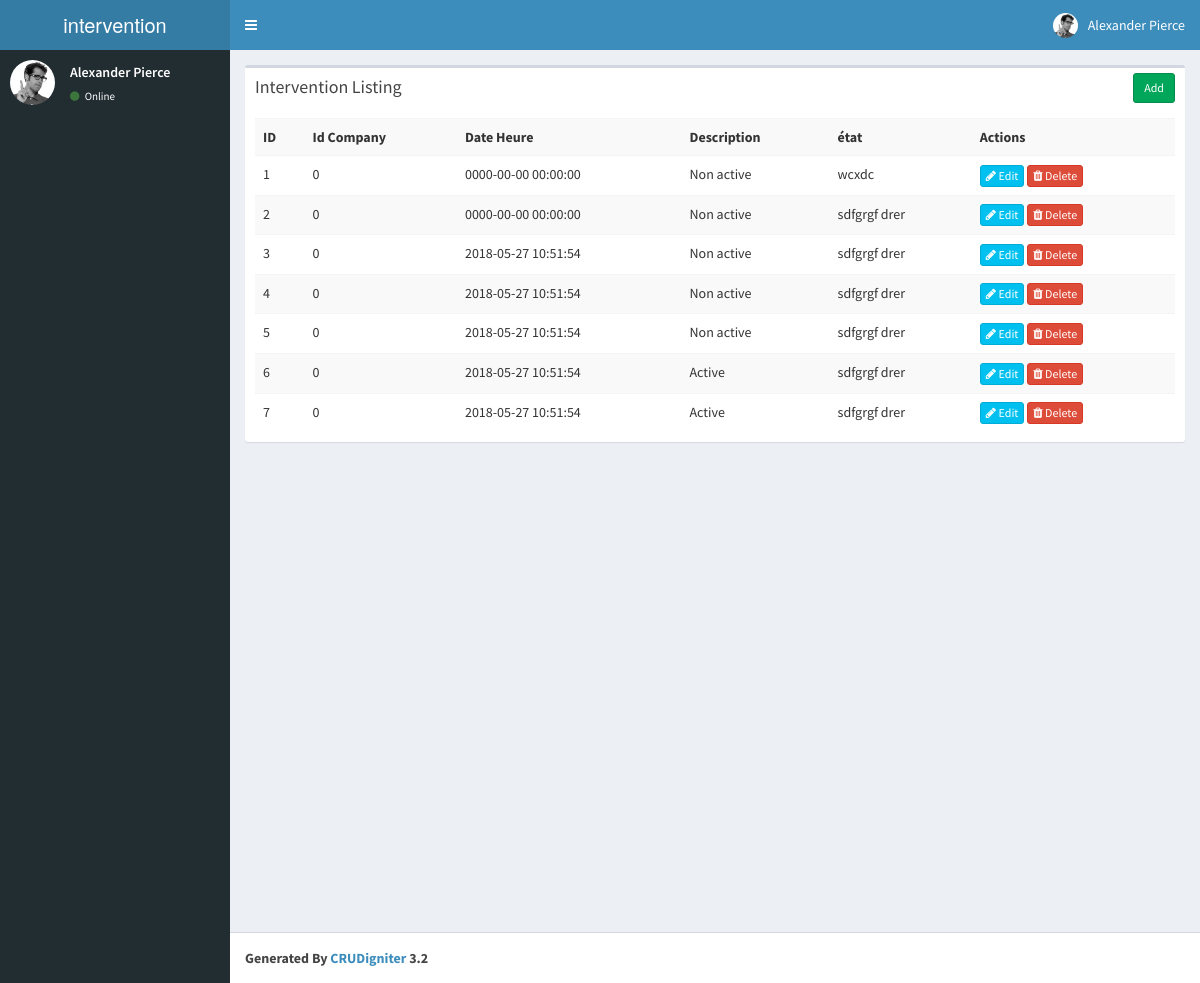
The page /index.php/intervention/client_list on the database as committed earlier.
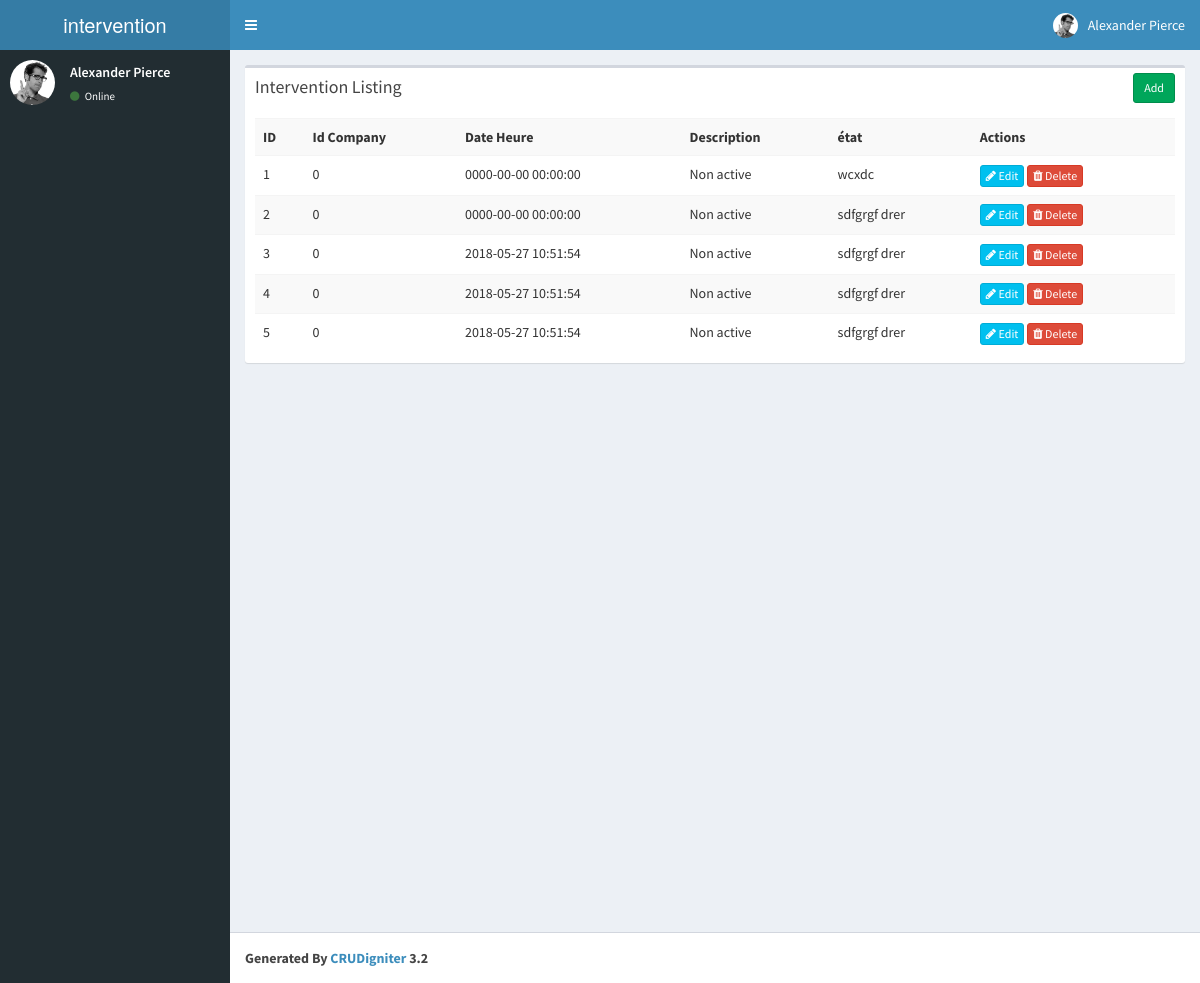
The same page on the database as committed later.
### tables this page shows
CREATE TABLE `intervention` (
  `id` int(10) NOT NULL AUTO_INCREMENT,
  `date_heure` datetime DEFAULT NULL,
  `description` varchar(500) DEFAULT NULL,
  `id_company` int(10) DEFAULT NULL,
  `id_user` int(10) DEFAULT NULL,
  `active` int(1) DEFAULT '0',
  `id_invention` int(10) DEFAULT NULL,
  PRIMARY KEY (`id`)
);

### application/controllers/Intervention.php (called while the page is built, shortened)
<?php
class Intervention extends CI_Controller{
    function __construct()
    {
        $this->load->model('Intervention_model');
    }
    function client_list()
    {
        $data['intervention'] = $this->Intervention_model->get_client_intervention();
        $data['_view'] = 'intervention/index2';
        $this->load->view('layouts/main',$data);
    }
}

### index.php (called while the page is built, shortened)
<?php
require_once BASEPATH.'core/CodeIgniter.php';

### application/models/Intervention_model.php (called while the page is built, shortened)
<?php
class Intervention_model extends CI_Model
{
    function get_client_intervention()
    {
        $this->db->where('id_invention',  $this->session->userdata('logged_in')['users_id']);
        $this->db->order_by('active', 'asc');
        return $this->db->get('intervention')->result_array();
    }
}

### application/views/intervention/index2.php (the view)
<div class="row">
    <div class="col-md-12">
        <div class="box">
            <div class="box-header">
                <h3 class="box-title">Intervention Listing</h3>
            	<div class="box-tools">
                    <a href="<?php echo site_url('intervention/add'); ?>" class="btn btn-success btn-sm">Add</a>
                </div>
            </div>
            <div class="box-body">
                <table class="table table-striped">
                    <tr>
						<th>ID</th>
						<th>Id Company</th>
						<th>Date Heure</th>
						<th>Description</th>
						<th>état</th>
						<th>Actions</th>
                    </tr>
                    <?php foreach($intervention as $i){ ?>
                    <tr>
						<td><?php echo $i['id']; ?></td>
						<td><?php echo $i['id_company']; ?></td>
						<td><?php echo $i['date_heure']; ?></td>
						<td><?php  if($i['active'] == 1) echo 'Active'; else echo 'Non active'; ?></td>
						<td><?php echo $i['description']; ?></td>
						<td>
                            <a href="<?php echo site_url('intervention/edit/'.$i['id']); ?>" class="btn btn-info btn-xs"><span class="fa fa-pencil"></span> Edit</a>
                            <a href="<?php echo site_url('intervention/remove/'.$i['id']); ?>" class="btn btn-danger btn-xs"><span class="fa fa-trash"></span> Delete</a>
                        </td>
                    </tr>
                    <?php } ?>
                </table>
            </div>
        </div>
    </div>
</div>

Rows that differ between the two databases and show on the page:
no longer on this page (row edited): intervention: id "6", id_company "0", date_heure "2018-05-27 10:51:54", active "Active", description "sdfgrgf drer"
no longer on this page (row edited): intervention: id "7", id_company "0", date_heure "2018-05-27 10:51:54", active "Active", description "sdfgrgf drer"
